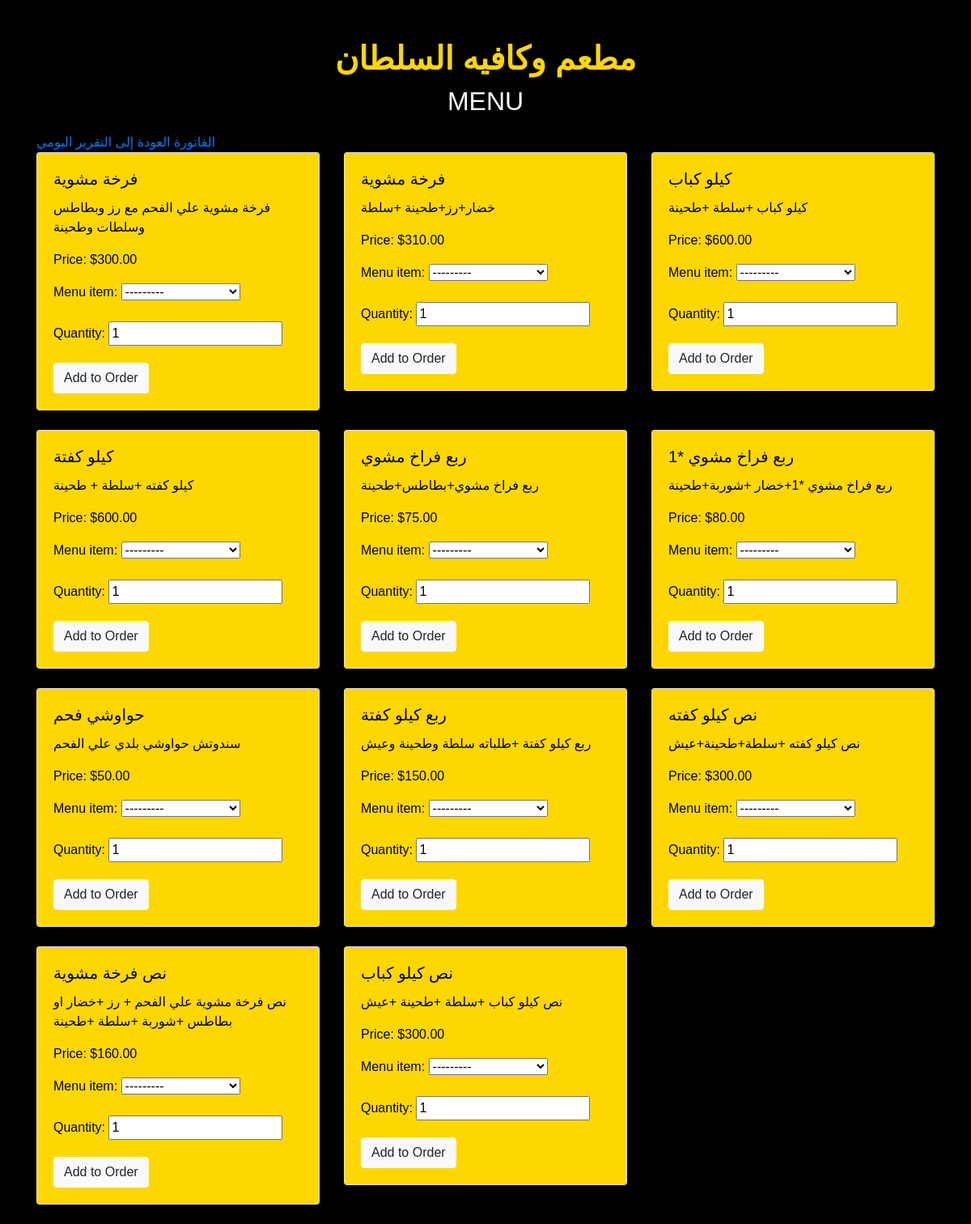
The app's page /menu/ with its own data.
### menu/models.py (models this page shows)
class MenuItem(models.Model):
    name = models.CharField(max_length=100)
    description = models.TextField(blank=True)
    price = models.DecimalField(max_digits=8, decimal_places=2)
    available = models.BooleanField(default=True)
    def __str__(self):
        return self.name

### menu/views.py (the view, shortened to what this page needs)
# urls.py: path('menu/', menu_views.menu_view, name='menu'),
def menu_view(request):
    menu_items = MenuItem.objects.filter(available=True)
    order_form = OrderItemForm()
    context = {
        'menu_items': menu_items,
        'order_form': order_form
    }
    return render(request, 'menu/menu.html', context)

### orders/forms.py
class OrderItemForm(forms.ModelForm):
    class Meta:
        model = OrderItem
        fields = ['menu_item', 'quantity']
        widgets = {
            'quantity': forms.NumberInput(attrs={'min': 1, 'value': 1}),
        }

### menu/templates/menu/menu.html (shortened to what this page needs)
{% load static %}
<!DOCTYPE html>
<html lang="ar">
<head>
    <link rel="stylesheet" href="https://stackpath.bootstrapcdn.com/bootstrap/4.5.2/css/bootstrap.min.css">
    <link rel="stylesheet" href="{% static 'css/style.css' %}">
</head>
<body>
<div class="container mt-5">
    <h1 class="restaurant-title">مطعم وكافيه السلطان</h1>
    <h2 class="menu-title">MENU</h2>
    <a href="{% url 'orders:order_summary' %}">الفاتورة</a>
    <a href="{% url 'accounts:daily_report' %}">العودة إلى التقرير اليومي</a>
    <div class="row">
        {% for item in menu_items %}
            <div class="col-md-4 mb-4">
                <div class="card">
                    <div class="card-body">
                        <h5 class="card-title">{{ item.name }}</h5>
                        <p class="card-text">{{ item.description }}</p>
                        <p class="card-text">Price: ${{ item.price }}</p>
                        <form method="POST" action="{% url 'orders:order_summary_with_item' item.id %}">
                            {{ order_form.as_p }}
                            <button type="submit" class="btn btn-light">Add to Order</button>
                        </form>
                    </div>
                </div>
            </div>
        {% endfor %}
    </div>
</div>
</body>
</html>

### menu/static/css/style.css (style rules this page uses)
body { background-color: black; color: white; font-family: Arial, sans-serif; margin: 0; padding: 0; }
h1, h3 { color: gold; }

### menu/templates/menu/menu.html (style rules this page uses)
.card-body { background-color: gold; color: black; }
.restaurant-title { font-size: 2.5rem; font-weight: bold; text-align: center; margin-bottom: 10px; }
.menu-title { font-size: 2rem; text-align: center; margin-bottom: 20px; }

### records on screen
MenuItem: name "فرخة مشوية", description "فرخة مشوية علي الفحم مع رز وبطاطس وسلطات وطحينة", price "300.00", quantity "1"
MenuItem: name "فرخة مشوية", description "خضار+رز+طحينة +سلطة", price "310.00", quantity "1"
MenuItem: name "كيلو كباب", description "كيلو كباب +سلطة +طحينة", price "600.00", quantity "1"
MenuItem: name "كيلو كفتة", description "كيلو كفته +سلطة + طحينة", price "600.00", quantity "1"
MenuItem: name "ربع فراخ مشوي", description "ربع فراخ مشوي+بطاطس+طحينة", price "75.00", quantity "1"
MenuItem: name "ربع فراخ مشوي *1", description "ربع فراخ مشوي *1+خضار +شوربة+طحينة", price "80.00", quantity "1"
MenuItem: name "حواوشي فحم", description "سندوتش حواوشي بلدي علي الفحم", price "50.00", quantity "1"
MenuItem: name "ربع كيلو كفتة", description "ربع كيلو كفتة +طلباته سلطة وطحينة وعيش", price "150.00", quantity "1"
MenuItem: name "نص كيلو كفته", description "نص كيلو كفته +سلطة+طحينة+عيش", price "300.00", quantity "1"
MenuItem: name "نص فرخة مشوية", description "نص فرخة مشوية علي الفحم + رز +خضار او بطاطس +شوربة +سلطة +طحينة", price "160.00", quantity "1"
MenuItem: name "نص كيلو كباب", description "نص كيلو كباب +سلطة +طحينة +عيش", price "300.00", quantity "1"
